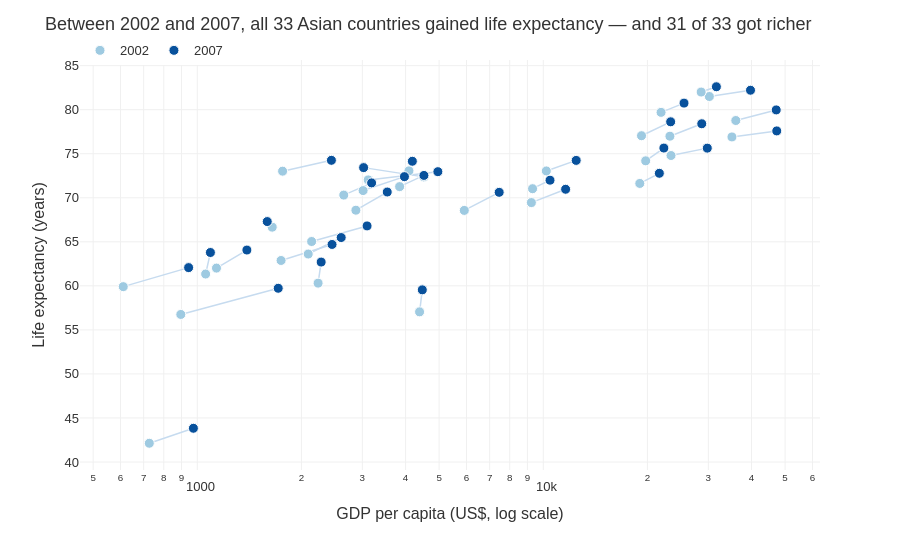

The code cell stored with this chart in its notebook:
### Markdown cell above
## Task 1 — Scatter: life expectancy change over time

**What to build:** A scatter showing **GDP per capita vs life expectancy** for **two years** (2002 and 2007) to show how both moved — use **colour for year** (just 2 colours), **one continent only**.

Choose any continent except Africa (that was the example). Highlight the change direction.

> 💡 Filter: `df.loc[df['continent'] == 'YOUR_CHOICE']` then filter years

### Code cell
# Task 1
# YOUR CODE HERE

# Step 1: Filter one continent and the two years
asia = df.loc[(df['continent'] == 'Asia') & (df['year'].isin([2002, 2007]))].copy()
asia['year'] = asia['year'].astype(str)   # year as category -> 2 colours

# Step 2: Count how many countries improved (for the title)
wide = asia.pivot(index='country', columns='year', values=['gdpPercap', 'lifeExp'])
n = len(wide)
richer = (wide['gdpPercap']['2007'] > wide['gdpPercap']['2002']).sum()

# Step 3: Plot both years — sequential blues: light = before, dark = after
fig = px.scatter(
    asia,
    x='gdpPercap',
    y='lifeExp',
    color='year',
    color_discrete_map={'2002': '#9ECAE1', '2007': '#08519C'},
    hover_name='country',
    log_x=True,   # log scale for GDP
    labels={'gdpPercap': 'GDP per capita (US$, log scale)',
            'lifeExp': 'Life expectancy (years)', 'year': ''}
)
fig.update_traces(marker=dict(size=10, line=dict(width=1, color='white')))

# Step 4: Connect each country's 2002 -> 2007 dot to show the direction of change
xs, ys = [], []
for country, row in wide.iterrows():
    xs += [row[('gdpPercap', '2002')], row[('gdpPercap', '2007')], None]
    ys += [row[('lifeExp', '2002')], row[('lifeExp', '2007')], None]
fig.add_trace(go.Scatter(x=xs, y=ys, mode='lines', line=dict(color='#C6DBEF', width=1.5),
                         hoverinfo='skip', showlegend=False))
fig.data = fig.data[-1:] + fig.data[:-1]   # lines underneath the dots

# Step 5: Layout improvements
fig.update_layout(
    title=f"Between 2002 and 2007, all {n} Asian countries gained life expectancy — and {richer} of {n} got richer",
    plot_bgcolor='white',
    paper_bgcolor='white',
    font=dict(family='Arial', size=13, color='#333333'),
    xaxis=dict(gridcolor='#F0F0F0'),
    yaxis=dict(gridcolor='#F0F0F0'),
    legend=dict(orientation='h', y=1.06, x=0),
    height=550
)

fig.show()

### Figure 1 — Plotly figure (JSON) as saved in the notebook; plotly's stock layout.template omitted (floating-point values rounded to 4 significant figures)
{"data": [{"hoverinfo": "skip", "line": {"color": "#C6DBEF", "width": 1.5}, "mode": "lines", "showlegend": false, "type": "scatter", "x": [726.7, 974.6, null, 23400.0, 29800.0, null, 1136.0, 1391.0, null, 896.2, 1714.0, null, 3119.0, 4959.0, null, 30210.0, 39720.0, null, 1747.0, 2452.0, null, 2874.0, 3541.0, null, 9241.0, 11610.0, null, 4391.0, 4471.0, null, 21910.0, 25520.0, null, 28600.0, 31660.0, null, 3845.0, 4519.0, null, 1647.0, 1593.0, null, 19230.0, 23350.0, null, 35110.0, 47310.0, null, 9314.0, 10460.0, null, 10210.0, 12450.0, null, 2141.0, 3096.0, null, 611, 944, null, 1057.0, 1091.0, null, 19770.0, 22320.0, null, 2093.0, 2606.0, null, 2651.0, 3190.0, null, 19010.0, 21650.0, null, 36020.0, 47140.0, null, 3015.0, 3970.0, null, 4091.0, 4185.0, null, 23240.0, 28720.0, null, 5913.0, 7458.0, null, 1764.0, 2442.0, null, 4515.0, 3025.0, null, 2235.0, 2281.0, null], "y": [42.13, 43.83, null, 74.8, 75.64, null, 62.01, 64.06, null, 56.75, 59.72, null, 72.03, 72.96, null, 81.5, 82.21, null, 62.88, 64.7, null, 68.59, 70.65, null, 69.45, 70.96, null, 57.05, 59.55, null, 79.7, 80.75, null, 82, 82.6, null, 71.26, 72.53, null, 66.66, 67.3, null, 77.05, 78.62, null, 76.9, 77.59, null, 71.03, 71.99, null, 73.04, 74.24, null, 65.03, 66.8, null, 59.91, 62.07, null, 61.34, 63.78, null, 74.19, 75.64, null, 63.61, 65.48, null, 70.3, 71.69, null, 71.63, 72.78, null, 78.77, 79.97, null, 70.81, 72.4, null, 73.05, 74.14, null, 76.99, 78.4, null, 68.56, 70.62, null, 73.02, 74.25, null, 72.37, 73.42, null, 60.31, 62.7, null]}, {"hovertemplate": "<b>%{hovertext}</b><br><br>=2002<br>GDP per capita (US$, log scale)=%{x}<br>Life expectancy (years)=%{y}<extra></extra>", "hovertext": ["Afghanistan", "Bahrain", "Bangladesh", "Cambodia", "China", "Hong Kong, China", "India", "Indonesia", "Iran", "Iraq", "Israel", "Japan", "Jordan", "Korea, Dem. Rep.", "Korea, Rep.", "Kuwait", "Lebanon", "Malaysia", "Mongolia", "Myanmar", "Nepal", "Oman", "Pakistan", "Philippines", "Saudi Arabia", "Singapore", "Sri Lanka", "Syria", "Taiwan", "Thailand", "Vietnam", "West Bank and Gaza", "Yemen, Rep."], "legendgroup": "2002", "marker": {"color": "#9ECAE1", "line": {"color": "white", "width": 1}, "size": 10, "symbol": "circle"}, "mode": "markers", "name": "2002", "orientation": "v", "showlegend": true, "type": "scatter", "x": [726.7, 23400.0, 1136.0, 896.2, 3119.0, 30210.0, 1747.0, 2874.0, 9241.0, 4391.0, 21910.0, 28600.0, 3845.0, 1647.0, 19230.0, 35110.0, 9314.0, 10210.0, 2141.0, 611.0, 1057.0, 19770.0, 2093.0, 2651.0, 19010.0, 36020.0, 3015.0, 4091.0, 23240.0, 5913.0, 1764.0, 4515.0, 2235.0], "xaxis": "x", "y": [42.13, 74.8, 62.01, 56.75, 72.03, 81.5, 62.88, 68.59, 69.45, 57.05, 79.7, 82.0, 71.26, 66.66, 77.05, 76.9, 71.03, 73.04, 65.03, 59.91, 61.34, 74.19, 63.61, 70.3, 71.63, 78.77, 70.81, 73.05, 76.99, 68.56, 73.02, 72.37, 60.31], "yaxis": "y"}, {"hovertemplate": "<b>%{hovertext}</b><br><br>=2007<br>GDP per capita (US$, log scale)=%{x}<br>Life expectancy (years)=%{y}<extra></extra>", "hovertext": ["Afghanistan", "Bahrain", "Bangladesh", "Cambodia", "China", "Hong Kong, China", "India", "Indonesia", "Iran", "Iraq", "Israel", "Japan", "Jordan", "Korea, Dem. Rep.", "Korea, Rep.", "Kuwait", "Lebanon", "Malaysia", "Mongolia", "Myanmar", "Nepal", "Oman", "Pakistan", "Philippines", "Saudi Arabia", "Singapore", "Sri Lanka", "Syria", "Taiwan", "Thailand", "Vietnam", "West Bank and Gaza", "Yemen, Rep."], "legendgroup": "2007", "marker": {"color": "#08519C", "line": {"color": "white", "width": 1}, "size": 10, "symbol": "circle"}, "mode": "markers", "name": "2007", "orientation": "v", "showlegend": true, "type": "scatter", "x": [974.6, 29800.0, 1391.0, 1714.0, 4959.0, 39720.0, 2452.0, 3541.0, 11610.0, 4471.0, 25520.0, 31660.0, 4519.0, 1593.0, 23350.0, 47310.0, 10460.0, 12450.0, 3096.0, 944.0, 1091.0, 22320.0, 2606.0, 3190.0, 21650.0, 47140.0, 3970.0, 4185.0, 28720.0, 7458.0, 2442.0, 3025.0, 2281.0], "xaxis": "x", "y": [43.83, 75.64, 64.06, 59.72, 72.96, 82.21, 64.7, 70.65, 70.96, 59.55, 80.75, 82.6, 72.53, 67.3, 78.62, 77.59, 71.99, 74.24, 66.8, 62.07, 63.78, 75.64, 65.48, 71.69, 72.78, 79.97, 72.4, 74.14, 78.4, 70.62, 74.25, 73.42, 62.7], "yaxis": "y"}], "layout": {"font": {"color": "#333333", "family": "Arial", "size": 13}, "height": 550, "legend": {"orientation": "h", "title": {"text": ""}, "tracegroupgap": 0, "x": 0, "y": 1.06}, "margin": {"t": 60}, "paper_bgcolor": "white", "plot_bgcolor": "white", "title": {"text": "Between 2002 and 2007, all 33 Asian countries gained life expectancy — and 31 of 33 got richer"}, "xaxis": {"anchor": "y", "domain": [0, 1], "gridcolor": "#F0F0F0", "title": {"text": "GDP per capita (US$, log scale)"}, "type": "log"}, "yaxis": {"anchor": "x", "domain": [0, 1], "gridcolor": "#F0F0F0", "title": {"text": "Life expectancy (years)"}}}}
